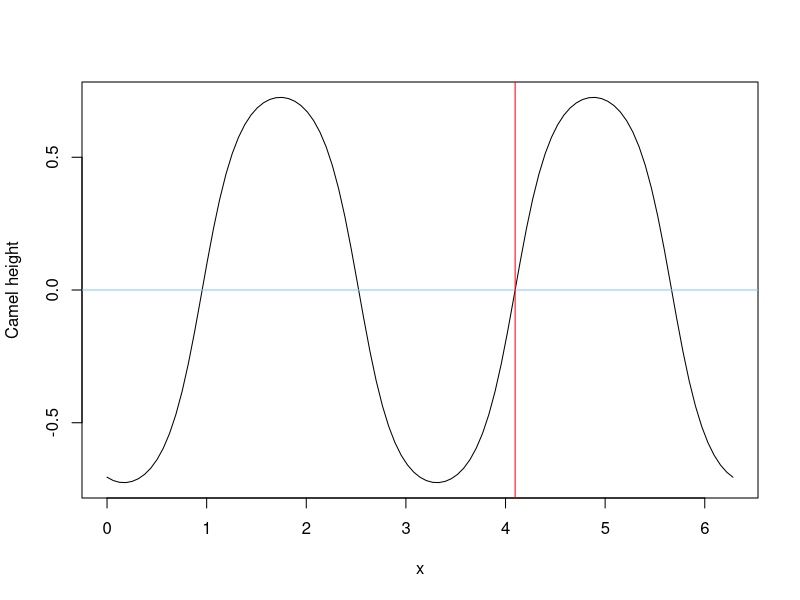

This chart was generated by the following R code:
## ---- chunk 1
knitr::opts_chunk$set(echo = TRUE)
## ---- chunk 2
n <- 100
th <- rnorm(n, 1, .5)

cs_cor <- Vectorize(function(rot) cor(sin(th - rot), cos(th - rot)))

# Currently, the cosine and sine are correlated.
cs_cor(0)

# Compute the first eigenvector. 
eigenvec2 <- eigen(cov(cbind(cos(th), sin(th))))$vectors[, 2]

# Direction of the second eigenvector. 
rot <- atan2(eigenvec2[2], eigenvec2[1])

# Now the components are uncorrelated. 
cs_cor(rot)

# There are four solutions.
curve(cs_cor, 0, 2*pi, ylab = "Camel height")
abline(h = 0, col = "skyblue")
abline(v = rot %% (2*pi), col = "red")


th_s <- th - rot
cor(cos(th_s), sin(th_s))
## ---- chunk 3
# Calculate the standardized path coefficient between x and y given z.
path_coef <- function(y, x, z) unname(coef(lm(scale(y) ~ scale(x) + z))[2])
## ---- chunk 4
# Euclidean norm for later use. 
l2norm <- function(x) sqrt(x[1]^2 + x[2]^2)

# Compute the circular-linear correlation model, with linear predictor x,
# circular outcome th and linear mediator z.
clcor_mediation <- function(th, x, z) {
  
  # Rotation by second eigenvector.
  evec2 <- eigen(cov(cbind(cos(th),  sin(th))))$vectors[, 2]
  rot   <- atan2(evec2[2], evec2[1]) 
  
  # Vector of angles with uncorrelated sine and cosine. 
  th_rot <- th - rot
  
  # First get the results as (cosine, sine) vectors. 
  # Total effect.
  tv <- c(cor(cos(th_rot), x), cor(sin(th_rot), x))

  # Direct effect
  dv <- c(path_coef(cos(th_rot), x, z), path_coef(sin(th_rot), x, z))

  # Indirect effect.
  a <- cor(x, z)
  p_cz <- path_coef(cos(th_rot), z, x)
  p_sz <- path_coef(sin(th_rot), z, x)
  iv <- c(a * p_cz, a * p_sz)
  
  list(effects = c(total    = l2norm(tv), 
                   direct   = l2norm(dv), 
                   indirect = l2norm(iv)), 
       vectors = cbind(total    = tv,
                       direct   = dv,
                       indirect = iv))
}
## ---- chunk 5
set.seed(100)

x  <- scale(rnorm(100))
z  <- scale(x + rnorm(100))
th <- 3 + x + z + rnorm(100) %% (2*pi)

cl_med <- clcor_mediation(th, x, z)
## ---- chunk 6
# The results.
knitr::kable(t(cl_med$effects), caption = "Effects in terms of linear-circular correlation.")
knitr::kable(cl_med$vectors, caption = "Effects as vectors of correlation with cosine, sine of outcomee.")
## ---- chunk 7
total    <- cl_med$vectors[,1]
direct   <- cl_med$vectors[,2]
indirect <- cl_med$vectors[,3]

# Demonstrate the vector addition formula.
l2norm(total - direct)
l2norm(indirect)
